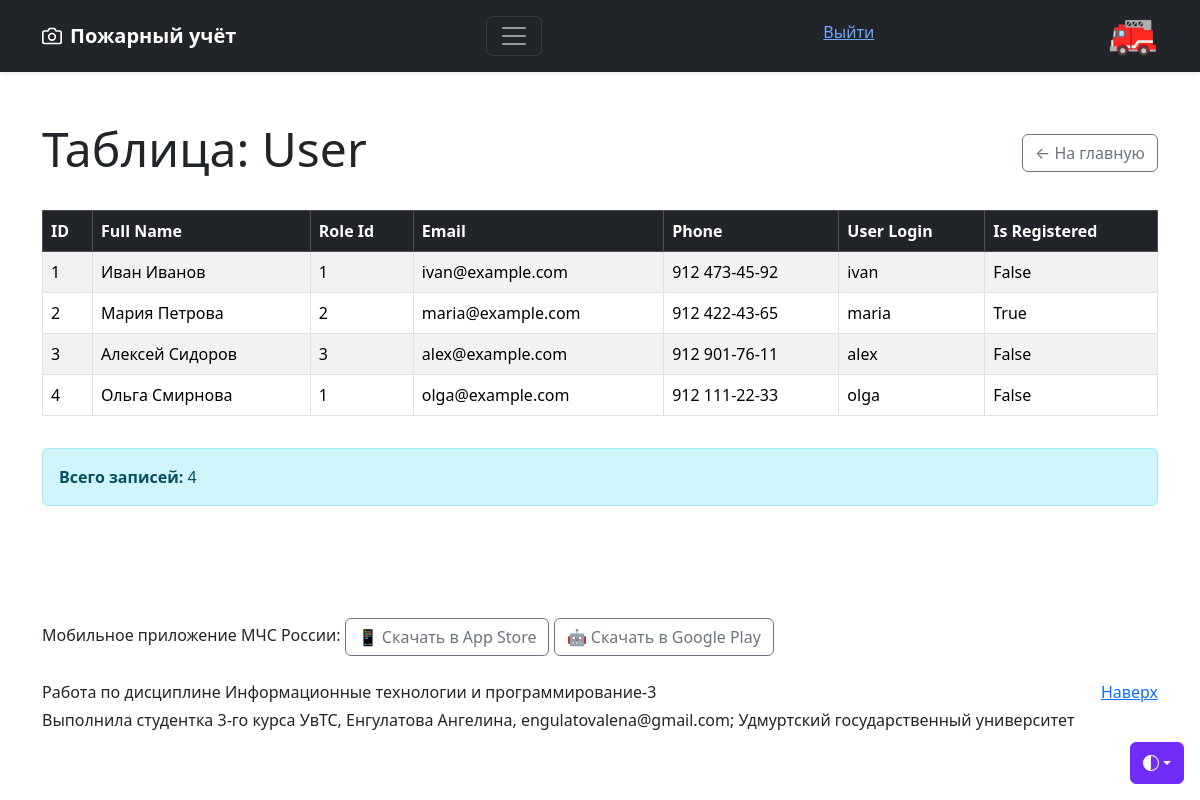
The app's page /objects/user (signed in) with its own data.
### models.py (models this page shows, shortened)
class Registered_Users(UserMixin, db.Model):
    __tablename__ = 'registered_users'
    id = db.Column(db.Integer, primary_key=True)
    username = db.Column(db.String(80), unique=True, nullable=False)
    password_hash = db.Column(db.String(255), nullable=False)

class User(db.Model):
    __tablename__ = 'user'
    id = db.Column(db.Integer, primary_key=True)
    full_name = db.Column(db.String(100), nullable=False)
    role_id = db.Column(db.Integer, nullable=False)
    email = db.Column(db.String(120), unique=True, nullable=False)
    phone = db.Column(db.String(24), nullable=False)
    user_login = db.Column(db.String(80), unique=True, nullable=True)
    is_registered = db.Column(db.Boolean, default=False, nullable=False)

### app.py (the view, shortened to what this page needs)
@app.route('/objects/<table_name>')
def objects(table_name):
    table_map = {
        'user': User,
        'machines_property': Machines_Property,
        'technical_maintenance': Technical_Maintenance,
        'attestations': Attestations,
        'usersAttestations': UsersAttestations,
        'usersAtDivisions': UsersAtDivisions,
        'vacations': Vacations,
        'forces_resources': Forces_resources
    }
    if table_name not in table_map:
        return "Таблица не найдена", 404
    model = table_map[table_name]
    items = model.query.all()
    columns = [col.name for col in model.__table__.columns if col.name != 'id']
    return render_template('objects.html',
                           table_name=table_name,
                           items=items,
                           columns=columns)

### app.py (called while the page is built)
@login_manager.user_loader
def load_user(user_id):
    return Registered_Users.query.get(int(user_id))

### templates/objects.html (shortened to what this page needs)
{% extends "base.html" %}
{% block content %}
<div class="container py-5">
    <div class="d-flex justify-content-between align-items-center mb-4">
        <h1 class="display-5">Таблица: {{ table_name|capitalize }}</h1>
        <a href="{{ url_for('index') }}" class="btn btn-outline-secondary">
            ← На главную
        </a>
    </div>
    {% if items %}
    <div class="table-responsive">
        <table class="table table-striped table-hover table-bordered">
            <thead class="table-dark">
                <tr>
                    <th>ID</th>
                    {% for column in columns %}
                    <th>{{ column|replace('_', ' ')|title }}</th>
                    {% endfor %}
                </tr>
            </thead>
            <tbody>
                {% for item in items %}
                <tr>
                    <td>{{ item.id }}</td>
                    {% for column in columns %}
                    <td>{{ item[column] }}</td>
                    {% endfor %}
                </tr>
                {% endfor %}
            </tbody>
        </table>
    </div>
    <div class="alert alert-info mt-3">
        <strong>Всего записей:</strong> {{ items|length }}
    </div>
    {% else %}
    <div class="alert alert-warning">
        Таблица пуста. Нет данных для отображения.
    </div>
    {% endif %}
</div>
{% endblock %}

### templates/base.html (shortened to what this page needs)
<!DOCTYPE html>
<html lang="ru" data-bs-theme="auto">
<head>
    <link href="https://cdn.jsdelivr.net/npm/bootstrap@5.3.3/dist/css/bootstrap.min.css"
          rel="stylesheet">
    <link rel="stylesheet" href="{{ url_for('static', filename='css/main.css') }}">
</head>
<body>
    <div class="dropdown position-fixed bottom-0 end-0 mb-3 me-3 bd-mode-toggle">
        <button class="btn btn-bd-primary py-2 dropdown-toggle d-flex align-items-center"
                id="bd-theme" type="button" aria-expanded="false"
                data-bs-toggle="dropdown" aria-label="Toggle theme (auto)">
            <svg class="bi my-1 theme-icon-active" aria-hidden="true"><use href="#circle-half"></use></svg>
        </button>
    </div>
    <header data-bs-theme="dark">
        <div class="navbar navbar-dark bg-dark shadow-sm">
            <div class="container">
                <a href="{{ url_for('index') }}" class="navbar-brand d-flex align-items-center">
                    <strong>Пожарный учёт</strong>
                </a>
                <button class="navbar-toggler" type="button" data-bs-toggle="collapse" data-bs-target="#navbarHeader" aria-controls="navbarHeader" aria-expanded="false" aria-label="Toggle navigation">
                    <span class="navbar-toggler-icon"></span>
                </button>
                <div class="user-info">
                    <p>{{ current_user.username }} <a href="{{ url_for('logout') }}">   Выйти</a></p>
                </div>
                <h1>🚒</h1>
            </div>
        </div>
    </header>
    <main>
        {% block content %}{% endblock %}
    </main>
    <footer class="text-body-secondary py-5">
        <div class="container">
             <div class="mainpage-col__section-half">
                Мобильное приложение МЧС России:
                <a class="app-link btn btn-outline-secondary" href="https://apps.apple.com/app/id1530044766" target="_blank" title="App Store">
                    📱 Скачать в App Store</a>
                    <a class="app-link btn btn-outline-secondary" href="https://play.google.com/store/apps/details?id=io.citizens.security&hl=ru" target="_blank" title="Google Play">
                    🤖 Скачать в Google Play</a><br><br>
            </div>
            <p class="float-end mb-1"><a href="#">Наверх</a></p>
            <p class="mb-1">Работа по дисциплине Информационные технологии и программирование-3</p>
            <p class="mb-0">Выполнила студентка 3-го курса УвТС, Енгулатова Ангелина, engulatovalena@gmail.com; Удмуртский государственный университет</p>
    </footer>

### static/css/main.css (style rules this page uses)
.bi { vertical-align: -0.125em; fill: currentColor; }
.btn-bd-primary { --bd-violet-bg: #712cf9; --bd-violet-rgb: 112.520718, 44.062154, 249.437846; --bs-btn-font-weight: 600; --bs-btn-color: var(--bs-white); --bs-btn-bg: var(--bd-violet-bg); --bs-btn-border-color: var(--bd-violet-bg); --bs-btn-hover-color: var(--bs-white); --bs-btn-hover-bg: #6528e0; --bs-btn-hover-border-color: #6528e0; --bs-btn-focus-shadow-rgb: var(--bd-violet-rgb); --bs-btn-active-color: var(--bs-btn-hover-color); --bs-btn-active-bg: #5a23c8; --bs-btn-active-border-color: #5a23c8; }
.bd-mode-toggle { z-index: 1500; }
.bd-mode-toggle .bi { width: 1em; height: 1em; }
.text-body-secondary { color: #212529 !important; }

### records on screen
Registered_Users: username "maria"
User: id "1", full_name "Иван Иванов" "1" "ivan@example.com" "912 473-45-92" "ivan" "False"
User: id "2", full_name "Мария Петрова" "2" "maria@example.com" "912 422-43-65" "maria" "True"
User: id "3", full_name "Алексей Сидоров" "3" "alex@example.com" "912 901-76-11" "alex" "False"
User: id "4", full_name "Ольга Смирнова" "1" "olga@example.com" "912 111-22-33" "olga" "False"

### other values on screen
{{ table_name|capitalize }} "User"
{{ column|replace('_', ' ')|title }} "Full Name" "Role Id" "Email" "Phone" "User Login" "Is Registered"
{{ items|length }} "4"
